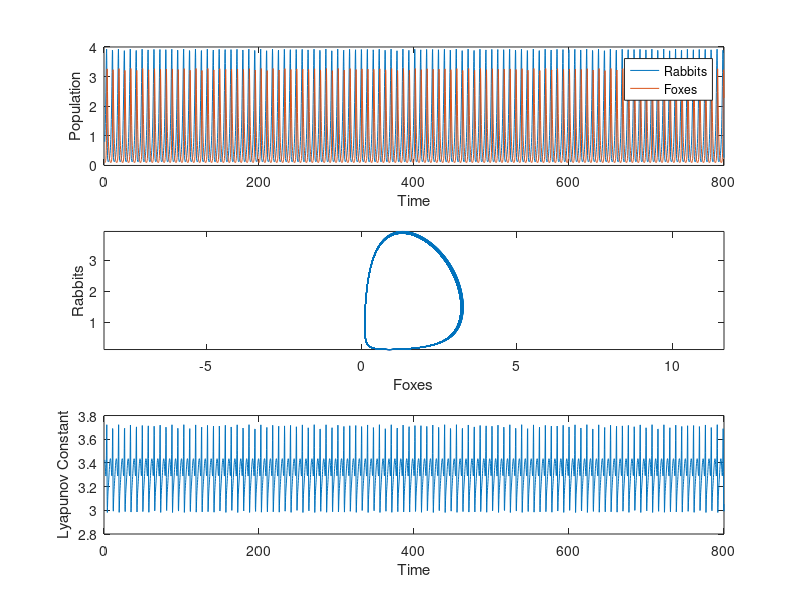

Source code (MATLAB): (Note: this script raises an error after producing the figure.)
clear all
close all

%Want time step 0.043 (smallest required by other solvers) wanna go 
dt = 0.235;
time = 20*40;
N = 1:dt:time;
iter = size(N,2);
global alpha
alpha = 1;

%%%%%%%%%%%%%%%%%%%%%%%%%%%%%%%%%%%%%%%%%%%%%%%%%%%%

X = zeros(2,iter);
x = [0.8; 0.1];
X(:,1) = x;
for i=2:iter
	x(1) = x(1)+dt*(1-x(2))*x(1);
	x(2) = x(2)+alpha*dt*(x(1)-1)*x(2);
	X(:,i) = x;
end

figure(1);
subplot(3,1,1)
plot(N,X(1,:))
hold on
plot(N,X(2,:))
xlabel('Time')
ylabel('Population')
legend('Rabbits','Foxes')

subplot(3,1,2)
plot(X(2,:),X(1,:))
xlabel('Foxes')
ylabel('Rabbits')
axis equal

subplot(3,1,3)
H = alpha*X(1,:)+X(2,:)-log(X(1,:).^alpha .* X(2,:));
plot(N,H)
xlabel('Time')
ylabel('Lyapunov Constant')
suptitle('Symplectic Euler A')
disp(sprintf('Lyapunov Drift for Sympletic Euler A: %f',max(H)-min(H))) 


tsmooth = time*10;
t = [0 time];
rs = 0.8;
fs = 0.1;
odes = {@ode45 @ode23s @ode15s};

figure(2);
opts = odeset('Stats','on');
sol = ode45(@rabbitfox, t, [rs;fs],opts);
subplot(3,1,1);

	t = linspace(0,time,tsmooth);
  sol.y = deval(sol,t);

plot(t,sol.y);
title('Rabbit v Foxes');
legend('Rabbits','Foxes');
xlabel('Timestep')
ylabel('Relative quantity')
subplot(3,1,2);
plot(sol.y(1,:),sol.y(2,:))
title('Phase Plot');
xlabel('Rabbits')
ylabel('Foxes')
axis equal

%Lyapunov
subplot(3,1,3)
H = alpha*sol.y(1,:)+sol.y(2,:)-log(sol.y(1,:).^alpha .* sol.y(2,:));
plot(t,H);
title('Lyapunov Function')
xlabel('Timestep')
ylabel('Lyapunov constant')
disp(sprintf('ode45 lyapunov drift: %f',max(H)-min(H)))





